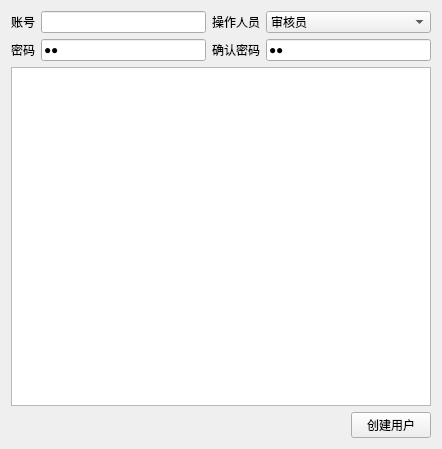
<?xml version="1.0" encoding="UTF-8"?>
<ui version="4.0">
 <class>CreateUserWidget</class>
 <widget class="QWidget" name="CreateUserWidget">
  <property name="geometry">
   <rect>
    <x>0</x>
    <y>0</y>
    <width>442</width>
    <height>449</height>
   </rect>
  </property>
  <property name="windowTitle">
   <string>创建用户</string>
  </property>
  <layout class="QGridLayout" name="gridLayout">
   <item row="0" column="0">
    <widget class="QLabel" name="label">
     <property name="text">
      <string>账号</string>
     </property>
    </widget>
   </item>
   <item row="0" column="1">
    <widget class="QLineEdit" name="usernameEdit"/>
   </item>
   <item row="1" column="2">
    <widget class="QLabel" name="label_3">
     <property name="text">
      <string>确认密码</string>
     </property>
    </widget>
   </item>
   <item row="1" column="3">
    <widget class="QLineEdit" name="repasswordEdit">
     <property name="text">
      <string>12</string>
     </property>
     <property name="echoMode">
      <enum>QLineEdit::Password</enum>
     </property>
    </widget>
   </item>
   <item row="2" column="0" colspan="4">
    <widget class="QTableView" name="tableView"/>
   </item>
   <item row="3" column="2" colspan="2">
    <layout class="QHBoxLayout" name="horizontalLayout">
     <item>
      <spacer name="horizontalSpacer">
       <property name="orientation">
        <enum>Qt::Horizontal</enum>
       </property>
       <property name="sizeHint" stdset="0">
        <size>
         <width>40</width>
         <height>20</height>
        </size>
       </property>
      </spacer>
     </item>
     <item>
      <widget class="QPushButton" name="createButton">
       <property name="text">
        <string>创建用户</string>
       </property>
      </widget>
     </item>
    </layout>
   </item>
   <item row="1" column="0">
    <widget class="QLabel" name="label_2">
     <property name="text">
      <string>密码</string>
     </property>
     <property name="alignment">
      <set>Qt::AlignRight|Qt::AlignTrailing|Qt::AlignVCenter</set>
     </property>
    </widget>
   </item>
   <item row="1" column="1">
    <widget class="QLineEdit" name="passwordEdit">
     <property name="text">
      <string>12</string>
     </property>
     <property name="echoMode">
      <enum>QLineEdit::Password</enum>
     </property>
    </widget>
   </item>
   <item row="0" column="2">
    <widget class="QLabel" name="label_4">
     <property name="text">
      <string>操作人员</string>
     </property>
     <property name="alignment">
      <set>Qt::AlignRight|Qt::AlignTrailing|Qt::AlignVCenter</set>
     </property>
    </widget>
   </item>
   <item row="0" column="3">
    <widget class="QComboBox" name="creatorComboBox">
     <item>
      <property name="text">
       <string>审核员</string>
      </property>
     </item>
     <item>
      <property name="text">
       <string>管理员</string>
      </property>
     </item>
    </widget>
   </item>
  </layout>
 </widget>
 <tabstops>
  <tabstop>usernameEdit</tabstop>
  <tabstop>creatorComboBox</tabstop>
  <tabstop>passwordEdit</tabstop>
  <tabstop>repasswordEdit</tabstop>
  <tabstop>tableView</tabstop>
  <tabstop>createButton</tabstop>
 </tabstops>
 <resources/>
 <connections/>
</ui>
